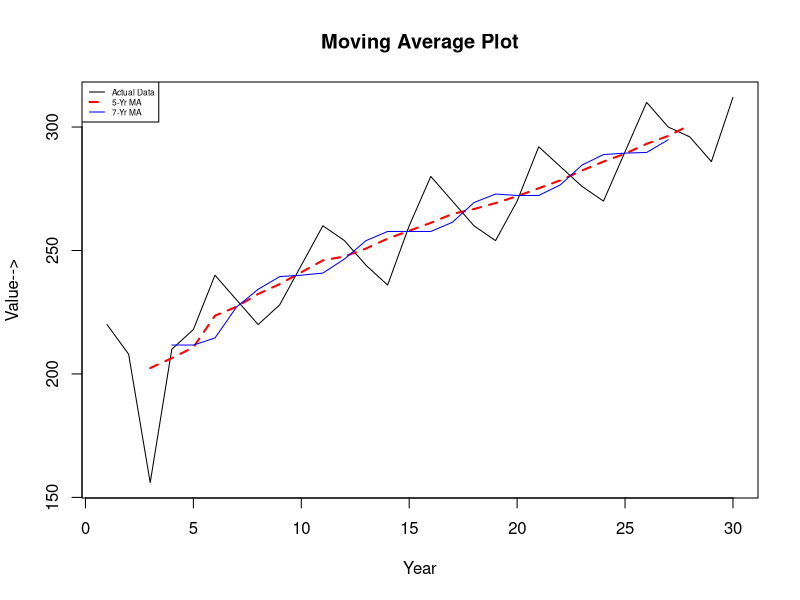

Write the R code that produced this figure.
#Page no. 2.28
rm(list=ls(all=T))
y<-1:30
val<-c(220,208,156,210,218,240,230,220,228,244,260,254,244,236,260,280,270,260,254,270,292,284,276,270,290,310,300,296,286,312)
mov_tot_5y<-filter(val,rep(1,5),sides=2)
mov_avg_5y<-filter(val,rep(1/5,5),sides=2)
mov_tot_7y<-filter(val,rep(1,7),sides=2)
mov_avg_7y<-round(filter(val,rep(1/7,7),sides=2),digits=2)
df<-data.frame("Year"=y,"Anu fig"=val,mov_tot_5y,mov_avg_5y,mov_tot_7y,mov_avg_7y)
df
graphics.off()
plot(y,val,type="l",main = "Moving Average Plot",xlab = "Year",ylab="Value-->")
lines(y,mov_avg_5y,lwd=2,lty=2,col="red")
lines(y,mov_avg_7y,col="blue")
legend("topleft",legend =c("Actual Data","5-Yr MA","7-Yr MA"),cex=0.5,col=c("black","red","blue"),lty=c(1,2,1),lwd=c(1,2,1))
